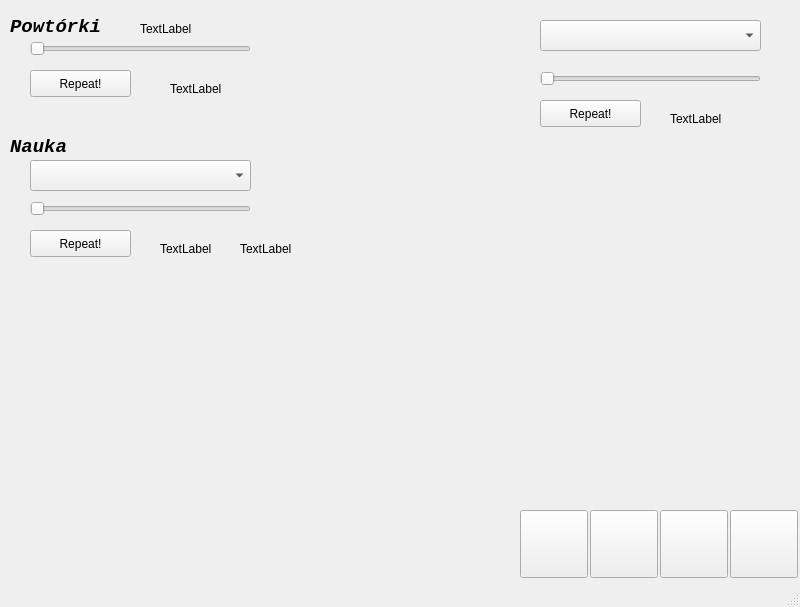
<?xml version="1.0" encoding="UTF-8"?>
<ui version="4.0">
 <class>Main</class>
 <widget class="QMainWindow" name="Main">
  <property name="geometry">
   <rect>
    <x>0</x>
    <y>0</y>
    <width>800</width>
    <height>607</height>
   </rect>
  </property>
  <property name="windowTitle">
   <string>MainWindow</string>
  </property>
  <widget class="QWidget" name="centralwidget">
   <widget class="QPushButton" name="exit_button">
    <property name="geometry">
     <rect>
      <x>730</x>
      <y>510</y>
      <width>68</width>
      <height>68</height>
     </rect>
    </property>
    <property name="styleSheet">
     <string notr="true"/>
    </property>
    <property name="text">
     <string/>
    </property>
    <property name="icon">
     <iconset resource="../resources.qrc">
      <normaloff>:/static_/static/exit.png</normaloff>:/static_/static/exit.png</iconset>
    </property>
    <property name="iconSize">
     <size>
      <width>64</width>
      <height>64</height>
     </size>
    </property>
   </widget>
   <widget class="QPushButton" name="options_button">
    <property name="geometry">
     <rect>
      <x>660</x>
      <y>510</y>
      <width>68</width>
      <height>68</height>
     </rect>
    </property>
    <property name="styleSheet">
     <string notr="true"/>
    </property>
    <property name="text">
     <string/>
    </property>
    <property name="icon">
     <iconset resource="../resources.qrc">
      <normaloff>:/static_/static/options.png</normaloff>:/static_/static/options.png</iconset>
    </property>
    <property name="iconSize">
     <size>
      <width>64</width>
      <height>64</height>
     </size>
    </property>
   </widget>
   <widget class="QPushButton" name="database_button">
    <property name="geometry">
     <rect>
      <x>590</x>
      <y>510</y>
      <width>68</width>
      <height>68</height>
     </rect>
    </property>
    <property name="styleSheet">
     <string notr="true"/>
    </property>
    <property name="text">
     <string/>
    </property>
    <property name="icon">
     <iconset resource="../resources.qrc">
      <normaloff>:/static_/static/database.png</normaloff>:/static_/static/database.png</iconset>
    </property>
    <property name="iconSize">
     <size>
      <width>64</width>
      <height>64</height>
     </size>
    </property>
   </widget>
   <widget class="QPushButton" name="results_button">
    <property name="geometry">
     <rect>
      <x>520</x>
      <y>510</y>
      <width>68</width>
      <height>68</height>
     </rect>
    </property>
    <property name="styleSheet">
     <string notr="true"/>
    </property>
    <property name="text">
     <string/>
    </property>
    <property name="icon">
     <iconset resource="../resources.qrc">
      <normaloff>:/static_/static/results.png</normaloff>:/static_/static/results.png</iconset>
    </property>
    <property name="iconSize">
     <size>
      <width>64</width>
      <height>64</height>
     </size>
    </property>
   </widget>
   <widget class="QLabel" name="repetition_label">
    <property name="geometry">
     <rect>
      <x>10</x>
      <y>10</y>
      <width>136</width>
      <height>34</height>
     </rect>
    </property>
    <property name="font">
     <font>
      <family>Monospace</family>
      <pointsize>14</pointsize>
      <weight>75</weight>
      <italic>true</italic>
      <bold>true</bold>
     </font>
    </property>
    <property name="text">
     <string>Powtórki</string>
    </property>
   </widget>
   <widget class="QSlider" name="repetition_slider">
    <property name="geometry">
     <rect>
      <x>30</x>
      <y>40</y>
      <width>221</width>
      <height>17</height>
     </rect>
    </property>
    <property name="orientation">
     <enum>Qt::Horizontal</enum>
    </property>
   </widget>
   <widget class="QPushButton" name="repetition_button">
    <property name="geometry">
     <rect>
      <x>30</x>
      <y>70</y>
      <width>101</width>
      <height>27</height>
     </rect>
    </property>
    <property name="text">
     <string>Repeat!</string>
    </property>
   </widget>
   <widget class="QLabel" name="learning_label">
    <property name="geometry">
     <rect>
      <x>10</x>
      <y>130</y>
      <width>136</width>
      <height>34</height>
     </rect>
    </property>
    <property name="font">
     <font>
      <family>Monospace</family>
      <pointsize>14</pointsize>
      <weight>75</weight>
      <italic>true</italic>
      <bold>true</bold>
     </font>
    </property>
    <property name="text">
     <string>Nauka</string>
    </property>
   </widget>
   <widget class="QLabel" name="learning_value">
    <property name="geometry">
     <rect>
      <x>160</x>
      <y>240</y>
      <width>62</width>
      <height>17</height>
     </rect>
    </property>
    <property name="text">
     <string>TextLabel</string>
    </property>
    <property name="buddy">
     <cstring>learning_slider</cstring>
    </property>
   </widget>
   <widget class="QComboBox" name="learning_category">
    <property name="geometry">
     <rect>
      <x>30</x>
      <y>160</y>
      <width>221</width>
      <height>31</height>
     </rect>
    </property>
   </widget>
   <widget class="QSlider" name="learning_slider">
    <property name="geometry">
     <rect>
      <x>30</x>
      <y>200</y>
      <width>221</width>
      <height>17</height>
     </rect>
    </property>
    <property name="orientation">
     <enum>Qt::Horizontal</enum>
    </property>
   </widget>
   <widget class="QPushButton" name="learning_button">
    <property name="geometry">
     <rect>
      <x>30</x>
      <y>230</y>
      <width>101</width>
      <height>27</height>
     </rect>
    </property>
    <property name="text">
     <string>Repeat!</string>
    </property>
   </widget>
   <widget class="QLabel" name="repetition_max">
    <property name="geometry">
     <rect>
      <x>170</x>
      <y>80</y>
      <width>62</width>
      <height>17</height>
     </rect>
    </property>
    <property name="text">
     <string>TextLabel</string>
    </property>
   </widget>
   <widget class="QComboBox" name="exercises_combo">
    <property name="geometry">
     <rect>
      <x>540</x>
      <y>20</y>
      <width>221</width>
      <height>31</height>
     </rect>
    </property>
   </widget>
   <widget class="QSlider" name="exercise_slider">
    <property name="geometry">
     <rect>
      <x>540</x>
      <y>70</y>
      <width>221</width>
      <height>17</height>
     </rect>
    </property>
    <property name="orientation">
     <enum>Qt::Horizontal</enum>
    </property>
   </widget>
   <widget class="QPushButton" name="exercise_button">
    <property name="geometry">
     <rect>
      <x>540</x>
      <y>100</y>
      <width>101</width>
      <height>27</height>
     </rect>
    </property>
    <property name="text">
     <string>Repeat!</string>
    </property>
   </widget>
   <widget class="QLabel" name="exercise_value">
    <property name="geometry">
     <rect>
      <x>670</x>
      <y>110</y>
      <width>62</width>
      <height>17</height>
     </rect>
    </property>
    <property name="text">
     <string>TextLabel</string>
    </property>
   </widget>
   <widget class="QLabel" name="repetition_value">
    <property name="geometry">
     <rect>
      <x>140</x>
      <y>20</y>
      <width>62</width>
      <height>17</height>
     </rect>
    </property>
    <property name="text">
     <string>TextLabel</string>
    </property>
   </widget>
   <widget class="QLabel" name="learning_max">
    <property name="geometry">
     <rect>
      <x>240</x>
      <y>240</y>
      <width>62</width>
      <height>17</height>
     </rect>
    </property>
    <property name="text">
     <string>TextLabel</string>
    </property>
   </widget>
  </widget>
  <widget class="QStatusBar" name="statusbar"/>
  <action name="actionTerminator">
   <property name="checkable">
    <bool>true</bool>
   </property>
   <property name="text">
    <string>Terminator</string>
   </property>
   <property name="toolTip">
    <string>Terminatorrr</string>
   </property>
   <property name="shortcut">
    <string>Ctrl+T</string>
   </property>
  </action>
 </widget>
 <tabstops>
  <tabstop>repetition_slider</tabstop>
  <tabstop>options_button</tabstop>
  <tabstop>database_button</tabstop>
  <tabstop>results_button</tabstop>
  <tabstop>exit_button</tabstop>
  <tabstop>repetition_button</tabstop>
  <tabstop>learning_category</tabstop>
  <tabstop>learning_slider</tabstop>
  <tabstop>learning_button</tabstop>
  <tabstop>exercises_combo</tabstop>
  <tabstop>exercise_slider</tabstop>
  <tabstop>exercise_button</tabstop>
 </tabstops>
 <resources>
  <include location="../resources.qrc"/>
 </resources>
 <connections>
  <connection>
   <sender>exit_button</sender>
   <signal>clicked()</signal>
   <receiver>Main</receiver>
   <slot>close()</slot>
   <hints>
    <hint type="sourcelabel">
     <x>763</x>
     <y>543</y>
    </hint>
    <hint type="destinationlabel">
     <x>399</x>
     <y>299</y>
    </hint>
   </hints>
  </connection>
  <connection>
   <sender>actionTerminator</sender>
   <signal>triggered()</signal>
   <receiver>Main</receiver>
   <slot>close()</slot>
   <hints>
    <hint type="sourcelabel">
     <x>-1</x>
     <y>-1</y>
    </hint>
    <hint type="destinationlabel">
     <x>399</x>
     <y>299</y>
    </hint>
   </hints>
  </connection>
  <connection>
   <sender>database_button</sender>
   <signal>clicked()</signal>
   <receiver>actionTerminator</receiver>
   <slot>trigger()</slot>
   <hints>
    <hint type="sourcelabel">
     <x>623</x>
     <y>543</y>
    </hint>
    <hint type="destinationlabel">
     <x>-1</x>
     <y>-1</y>
    </hint>
   </hints>
  </connection>
  <connection>
   <sender>learning_button</sender>
   <signal>clicked()</signal>
   <receiver>Main</receiver>
   <slot>slot1()</slot>
   <hints>
    <hint type="sourcelabel">
     <x>112</x>
     <y>250</y>
    </hint>
    <hint type="destinationlabel">
     <x>265</x>
     <y>335</y>
    </hint>
   </hints>
  </connection>
  <connection>
   <sender>repetition_slider</sender>
   <signal>valueChanged(int)</signal>
   <receiver>repetition_value</receiver>
   <slot>setNum(int)</slot>
   <hints>
    <hint type="sourcelabel">
     <x>140</x>
     <y>48</y>
    </hint>
    <hint type="destinationlabel">
     <x>170</x>
     <y>28</y>
    </hint>
   </hints>
  </connection>
  <connection>
   <sender>learning_slider</sender>
   <signal>valueChanged(int)</signal>
   <receiver>learning_value</receiver>
   <slot>setNum(int)</slot>
   <hints>
    <hint type="sourcelabel">
     <x>140</x>
     <y>208</y>
    </hint>
    <hint type="destinationlabel">
     <x>190</x>
     <y>248</y>
    </hint>
   </hints>
  </connection>
  <connection>
   <sender>exercise_slider</sender>
   <signal>valueChanged(int)</signal>
   <receiver>exercise_value</receiver>
   <slot>setNum(int)</slot>
   <hints>
    <hint type="sourcelabel">
     <x>650</x>
     <y>78</y>
    </hint>
    <hint type="destinationlabel">
     <x>700</x>
     <y>118</y>
    </hint>
   </hints>
  </connection>
  <connection>
   <sender>repetition_button</sender>
   <signal>clicked()</signal>
   <receiver>Main</receiver>
   <slot>repetition()</slot>
   <hints>
    <hint type="sourcelabel">
     <x>80</x>
     <y>83</y>
    </hint>
    <hint type="destinationlabel">
     <x>399</x>
     <y>303</y>
    </hint>
   </hints>
  </connection>
  <connection>
   <sender>learning_button</sender>
   <signal>clicked()</signal>
   <receiver>Main</receiver>
   <slot>learn()</slot>
   <hints>
    <hint type="sourcelabel">
     <x>80</x>
     <y>243</y>
    </hint>
    <hint type="destinationlabel">
     <x>399</x>
     <y>303</y>
    </hint>
   </hints>
  </connection>
  <connection>
   <sender>exercise_button</sender>
   <signal>clicked()</signal>
   <receiver>Main</receiver>
   <slot>exercise()</slot>
   <hints>
    <hint type="sourcelabel">
     <x>590</x>
     <y>113</y>
    </hint>
    <hint type="destinationlabel">
     <x>399</x>
     <y>303</y>
    </hint>
   </hints>
  </connection>
 </connections>
 <slots>
  <slot>slot1()</slot>
  <slot>repetition()</slot>
  <slot>learn()</slot>
  <slot>exercise()</slot>
 </slots>
</ui>
